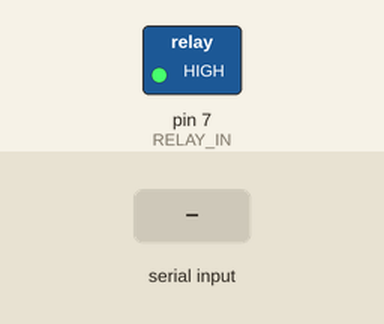
Recording of a sketch running on a simulated Arduino Uno, built with avr-gcc and run on an emulated ATmega328P. On the bench: switched loads named in the sketch (green lamp = pin HIGH). The test bench sets the inputs (shaded band). What the sketch prints to the serial monitor is not drawn.

Above: at 1.2 s.
1.3 s: "1" received over the second serial link
Timing chart, 0 to 4.3 s (numbered marks = the images above; inputs shaded):
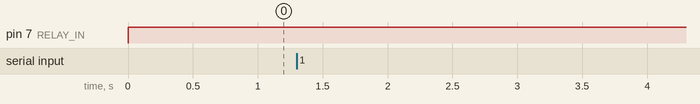

The sketch:

lights_arduino.ino
```cpp
#include <SoftwareSerial.h>

// lights relay
#define RELAY_IN            7

// software serial rx and tx
#define ESP_TX__ARDUINO_RX  2
#define ESP_RX__ARDUINO_TX  3

#define LIGHTSOFF        1
#define LIGHTSON          0

// create an softwareserial instance in order to be able to communicate
// with the esp8266 module
SoftwareSerial espArduinoSerial(ESP_TX__ARDUINO_RX, ESP_RX__ARDUINO_TX);


// what esp sends to arduino uno
uint8_t lightsStatusFromApp   = 1;


void setup() {
  Serial.begin(9600);

  espArduinoSerial.begin(9600);

  pinMode(RELAY_IN, OUTPUT);
}

void loop() {

  //check if the communication between esp and arduino is possible
  if(espArduinoSerial.available() > 0){
    lightsStatusFromApp = espArduinoSerial.read();
    Serial.println(lightsStatusFromApp);
  }

  if(lightsStatusFromApp == LIGHTSON){
    Serial.println("Lights ON");
    digitalWrite(RELAY_IN, LOW);
  }
  if(lightsStatusFromApp == LIGHTSOFF){
    Serial.println("Lights OFF");
    digitalWrite(RELAY_IN, HIGH);
  }

}
```

Measured:
- after the input at 1.3 s, every drawn part: stays the same
